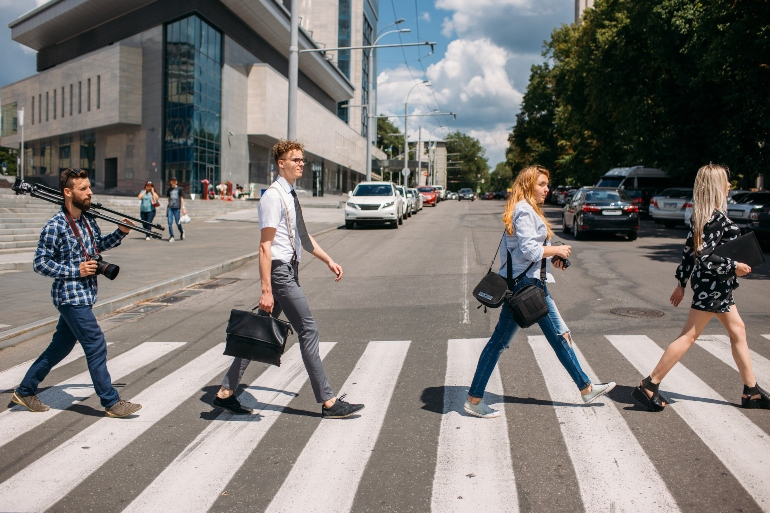
#> input picture images/pedestrian.jpg, 770 x 513 px
$ python canny_detector.py
#> lines starting #> are read from the running program, lines starting #| are printed output that depends on the picture
import matplotlib
matplotlib.use('Qt5Agg')

import numpy as np
import cv2 as cv
import matplotlib.pyplot as plt

ratio = 3
kernel_size = 3
window_name = 'Edge Map'
title_trackbar = 'Min Threshold:'
max_lowThreshold = 100

img = cv.imread('images/pedestrian.jpg')
#> img is the input picture: shape (513, 770, 3); mean B, G, R 117.2, 120.5, 124.1
img = cv.cvtColor(img, cv.COLOR_BGR2RGB)

"""
Always blur to remove noise
"""

blurred = cv.GaussianBlur(img, (3, 3), 0)
gray = cv.cvtColor(blurred, cv.COLOR_BGR2GRAY)
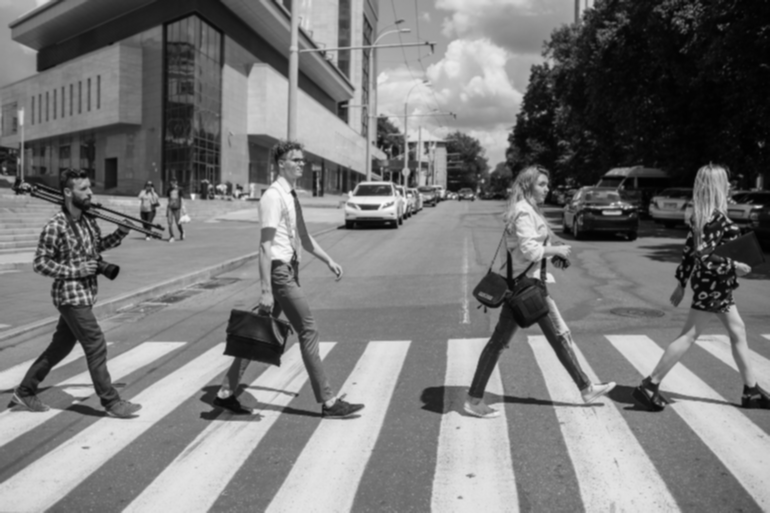
#> gray: shape (513, 770); min 1, max 252, mean 120
#> slider 'Min Threshold:' is set to 20

"""
Compute edges using Canny detector
"""
def canny(val):
#> called with val = 0
    low_threshold = val
    dst = cv.Canny(gray, low_threshold, low_threshold*ratio, kernel_size)
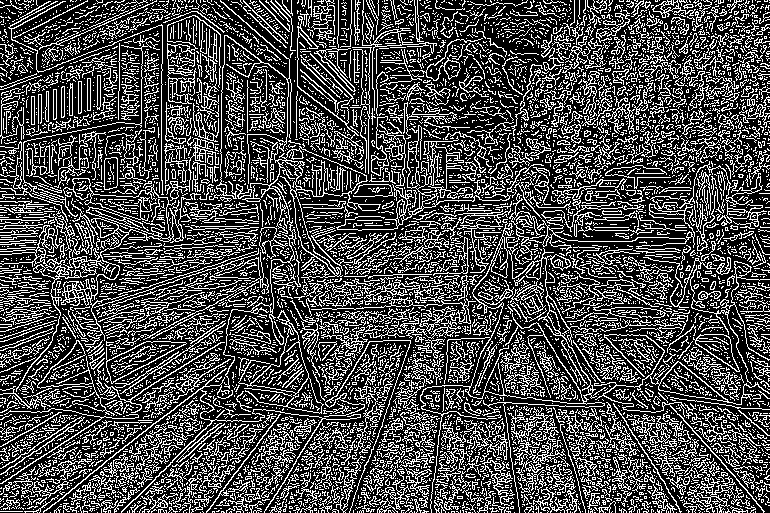
#> dst: shape (513, 770); 29.5% white in thin lines or dots
    mask = dst != 0
#> mask: shape (513, 770) bool; 29.5% white in thin lines or dots
    canny_img = blurred * (mask[:,:,None].astype(blurred.dtype))
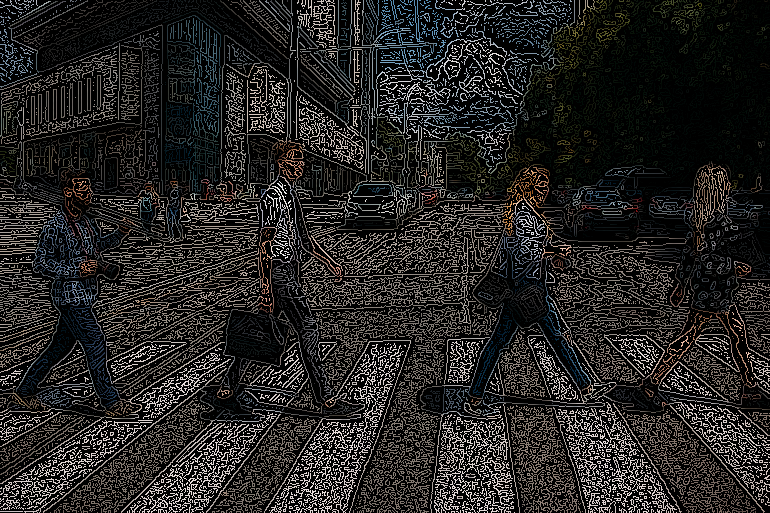
#> canny_img: shape (513, 770, 3); mean R, G, B 37.2, 35.9, 34.8
    cv.imshow(window_name, canny_img)

"""
Plot results
"""

cv.namedWindow(window_name)
cv.createTrackbar(title_trackbar, window_name , 0, max_lowThreshold, canny)
canny(0)
cv.waitKey()
#> call 2 of canny, with val = 20
#> in canny (call 2), `dst = cv.Canny(gray, low_threshold, low_threshold*ratio, kernel_size)`:
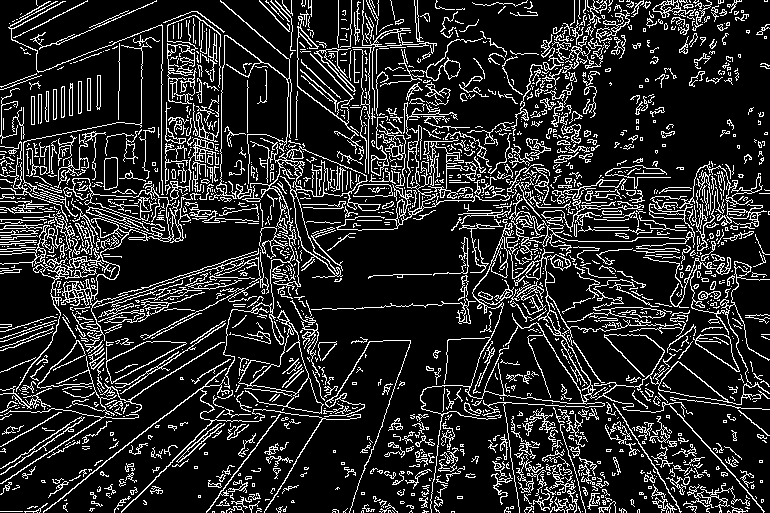
#> dst: shape (513, 770); 16.2% white in thin lines or dots
#> in canny (call 2), `mask = dst != 0`: mask: shape (513, 770) bool; 16.2% white in thin lines or dots
#> in canny (call 2), `canny_img = blurred * (mask[:,:,None].astype(blurred.dtype))`:
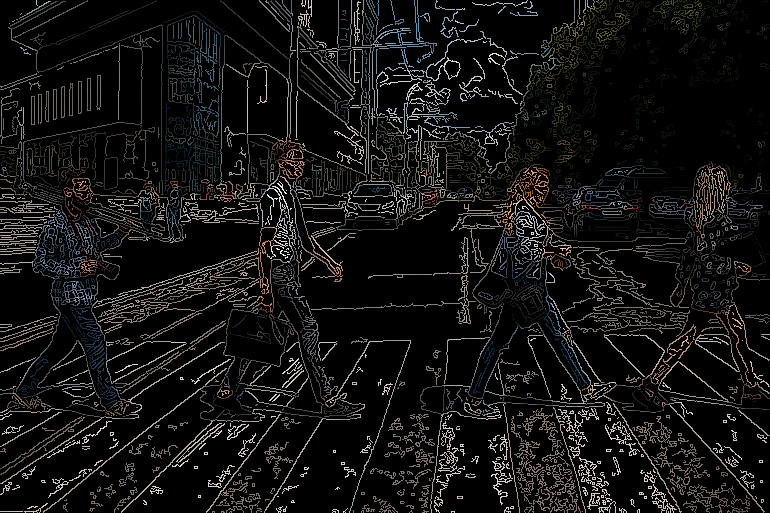
#> canny_img: shape (513, 770, 3); mean R, G, B 19.1, 18.5, 17.9
